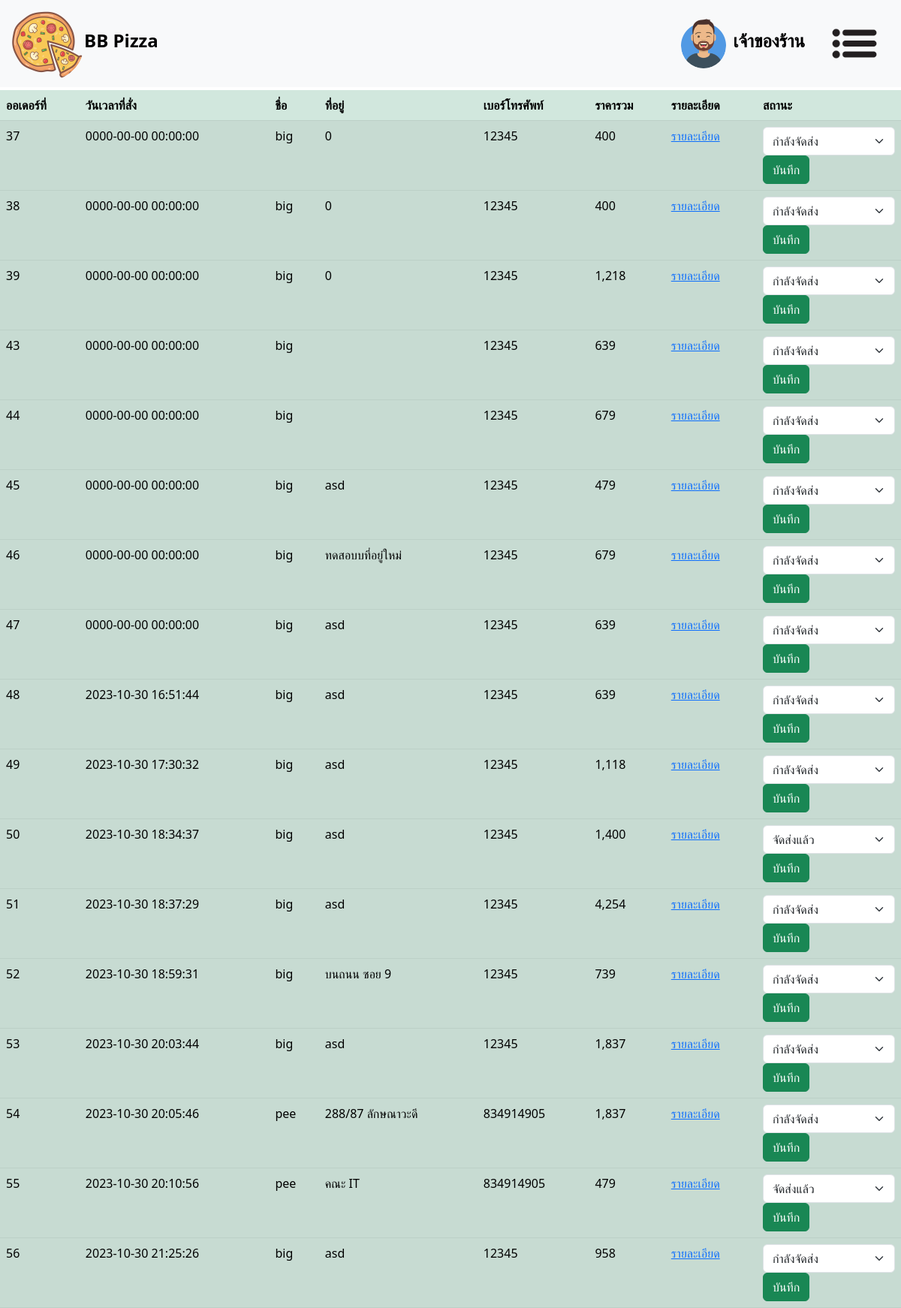
/pizza/owner_menu.php, run on the app's committed database.
### tables this page shows
CREATE TABLE `basket` (
  `bid` int(5) NOT NULL,
  `cid` int(5) NOT NULL,
  `quantity` int(10) NOT NULL,
  `amount` int(10) NOT NULL,
  `omid` int(10) NOT NULL,
  `status_send` varchar(255) NOT NULL,
  `address` text NOT NULL,
  `time` timestamp NOT NULL DEFAULT current_timestamp() ON UPDATE current_timestamp(),
  `email` varchar(255) NOT NULL
);

CREATE TABLE `customer` (
  `cid` int(11) NOT NULL,
  `name` varchar(255) NOT NULL,
  `phone` int(11) NOT NULL,
  `address` varchar(255) NOT NULL,
  `email` varchar(255) NOT NULL,
  `password` varchar(255) NOT NULL,
  `wallet` int(10) NOT NULL,
  `level` varchar(50) NOT NULL
);

### pizza/owner_menu.php (the view, shortened to what this page needs)
<?php
include 'condb.php';
$stmt = $conn->prepare("SELECT * FROM basket");
$stmt->execute();
$resulttotal = $stmt->get_result();
?>
<!DOCTYPE html>
<html lang="th">
<head>
    <link href="https://cdn.jsdelivr.net/npm/bootstrap@5.3.0-alpha1/dist/css/bootstrap.min.css" rel="stylesheet">
    <link rel="stylesheet" href="https://cdnjs.cloudflare.com/ajax/libs/font-awesome/4.7.0/css/font-awesome.min.css">
    <link href="style.css" rel="stylesheet">
</head>
<body class="bg" style="background-image: url('https://as2.ftcdn.net/v2/jpg/02/92/15/67/1000_F_292156795_gz1vVjiiQO8bGgQlN6d9XgW17QXakMTH.jpg');">
    <nav class="navbar navbar-expand-sm navbar-light bg-light fixed-top">
        <div class="container-fluid">
            <img src="img/pizzanav.png" alt="pizza" style="width:100px;" class="rounded-pill">
            <h5 class="navbar-brand" href="javascript:void(0)">BB Pizza</h5>
            <img src="img/avatar.png" alt="Avatar" style="width:60px;" class="rounded-pill">
            <h5 class="navbar-brand" style="margin-left: 10px;" href="javascript:void(0)"><?php echo "เจ้าของร้าน" ?></h5>
            <div class="dropdown">
                <img src="img/tap3.png" alt="hamburger icon" style="width:100px;" data-bs-toggle="dropdown">
            </div>
        </div>
    </nav>
    <div class="row-10" style="margin-top: 120px;">
        <table class="table table-success table-striped">
            <thead>
                <th>ออเดอร์ที่</th>
                <th>วันเวลาที่สั่ง</th>
                <th>ชื่อ</th>
                <th>ที่อยู่</th>
                <th>เบอร์โทรศัพท์</th>
                <th>ราคารวม</th>
                <th>รายละเอียด</th>
                <th>สถานะ</th>
            </thead>
            <?php
            while ($row = $resulttotal->fetch_assoc()) {
                $formId = 'form_' . $row["bid"];
                $cid = $row["cid"];
                $stmt = $conn->prepare("SELECT * FROM customer WHERE cid = ? ");
                $stmt->bind_param("i", $cid);
                $stmt->execute();
                $result = $stmt->get_result();
                $rowcustomer = $result->fetch_assoc();
            ?>
                <form id="<?php echo $formId; ?>" method="post" action="./update_status.php">
                    <tbody>
                        <td><?php echo $row["bid"]; ?></td>
                        <td><?php echo $row["time"]; ?></td>
                        <td><?php echo $rowcustomer['name'] ?></td>
                        <td><?php echo $row['address'] ?></td>
                        <td><?php echo $rowcustomer['phone'] ?></td>
                        <td><?php echo number_format($row["amount"]); ?></td>
                        <td><a href="showorder_detail.php?bid=<?php echo $row["bid"] ?>">รายละเอียด</td>
                        <td>
                            <select class="form-select" aria-label="Default select example" name="status" id="sid">
                                <option value="nosend" <?php if ($row["status_send"] == 'nosend') {
                                                            echo "selected";
                                                        } ?>>กำลังจัดส่ง</option>
                                <option value="send" <?php if ($row["status_send"] == 'send') {
                                                            echo "selected";
                                                        } ?>>จัดส่งแล้ว</option>
                            </select>
                            <button type="submit" class="btn btn-success">บันทึก</button>
                        </td>
                    </tbody>
                </form>
            <?php
            }
            ?>
</body>
</html>

### pizza/style.css (style rules this page uses)
.bg { background-image: url("./img/bg.jpg"); height: 90vh; background-repeat: no-repeat; background-size: cover; background-attachment: fixed; }

### pizza/owner_menu.php (style rules this page uses)
.navbar { background-color: #ffffff; }
.navbar-brand { font-weight: bold; font-size: 24px; }

### data on the page
basket: bid "37", time "0000-00-00 00:00:00", cid.name "big", address "0", cid.phone "12345", amount "400", status "กำลังจัดส่ง"
basket: bid "38", time "0000-00-00 00:00:00", cid.name "big", address "0", cid.phone "12345", amount "400", status "กำลังจัดส่ง"
basket: bid "39", time "0000-00-00 00:00:00", cid.name "big", address "0", cid.phone "12345", amount "1,218", status "กำลังจัดส่ง"
basket: bid "43", time "0000-00-00 00:00:00", cid.name "big", cid.phone "12345", amount "639", status "กำลังจัดส่ง"
basket: bid "44", time "0000-00-00 00:00:00", cid.name "big", cid.phone "12345", amount "679", status "กำลังจัดส่ง"
basket: bid "45", time "0000-00-00 00:00:00", cid.name "big", address "asd", cid.phone "12345", amount "479", status "กำลังจัดส่ง"
basket: bid "46", time "0000-00-00 00:00:00", cid.name "big", address "ทดสอบบที่อยู๋ใหม่", cid.phone "12345", amount "679", status "กำลังจัดส่ง"
basket: bid "47", time "0000-00-00 00:00:00", cid.name "big", address "asd", cid.phone "12345", amount "639", status "กำลังจัดส่ง"
basket: bid "48", time "2023-10-30 16:51:44", cid.name "big", address "asd", cid.phone "12345", amount "639", status "กำลังจัดส่ง"
basket: bid "49", time "2023-10-30 17:30:32", cid.name "big", address "asd", cid.phone "12345", amount "1,118", status "กำลังจัดส่ง"
basket: bid "50", time "2023-10-30 18:34:37", cid.name "big", address "asd", cid.phone "12345", amount "1,400", status "จัดส่งแล้ว"
basket: bid "51", time "2023-10-30 18:37:29", cid.name "big", address "asd", cid.phone "12345", amount "4,254", status "กำลังจัดส่ง"
basket: bid "52", time "2023-10-30 18:59:31", cid.name "big", address "บนถนน ซอย 9", cid.phone "12345", amount "739", status "กำลังจัดส่ง"
basket: bid "53", time "2023-10-30 20:03:44", cid.name "big", address "asd", cid.phone "12345", amount "1,837", status "กำลังจัดส่ง"
basket: bid "54", time "2023-10-30 20:05:46", cid.name "pee", address "288/87 ลักษณาวะดี", cid.phone "834914905", amount "1,837", status "กำลังจัดส่ง"
basket: bid "55", time "2023-10-30 20:10:56", cid.name "pee", address "คณะ IT", cid.phone "834914905", amount "479", status "จัดส่งแล้ว"
basket: bid "56", time "2023-10-30 21:25:26", cid.name "big", address "asd", cid.phone "12345", amount "958", status "กำลังจัดส่ง"
